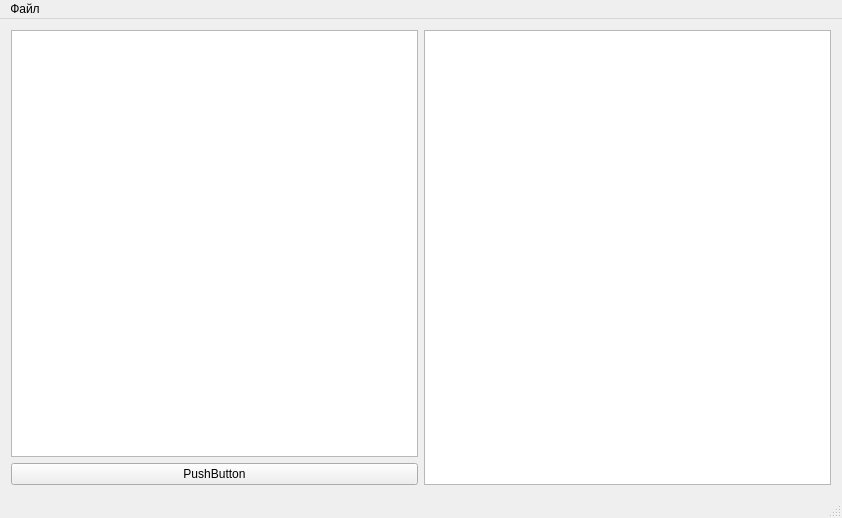
<?xml version="1.0" encoding="UTF-8"?>
<ui version="4.0">
 <class>MainWindow</class>
 <widget class="QMainWindow" name="MainWindow">
  <property name="geometry">
   <rect>
    <x>0</x>
    <y>0</y>
    <width>842</width>
    <height>518</height>
   </rect>
  </property>
  <property name="windowTitle">
   <string>MainWindow</string>
  </property>
  <widget class="QWidget" name="centralWidget">
   <layout class="QGridLayout" name="gridLayout">
    <item row="1" column="1">
     <layout class="QVBoxLayout" name="verticalLayout">
      <item>
       <layout class="QHBoxLayout" name="horizontalLayout">
        <item>
         <layout class="QVBoxLayout" name="verticalLayout_2">
          <property name="spacing">
           <number>6</number>
          </property>
          <item>
           <widget class="QListView" name="ErrorList">
            <property name="frameShadow">
             <enum>QFrame::Plain</enum>
            </property>
            <property name="editTriggers">
             <set>QAbstractItemView::NoEditTriggers</set>
            </property>
            <property name="alternatingRowColors">
             <bool>true</bool>
            </property>
            <property name="selectionMode">
             <enum>QAbstractItemView::SingleSelection</enum>
            </property>
            <property name="selectionBehavior">
             <enum>QAbstractItemView::SelectRows</enum>
            </property>
            <property name="iconSize">
             <size>
              <width>24</width>
              <height>24</height>
             </size>
            </property>
            <property name="isWrapping" stdset="0">
             <bool>false</bool>
            </property>
            <property name="resizeMode">
             <enum>QListView::Adjust</enum>
            </property>
            <property name="viewMode">
             <enum>QListView::ListMode</enum>
            </property>
            <property name="wordWrap">
             <bool>false</bool>
            </property>
           </widget>
          </item>
          <item>
           <widget class="QPushButton" name="pushButton">
            <property name="text">
             <string>PushButton</string>
            </property>
           </widget>
          </item>
         </layout>
        </item>
        <item>
         <widget class="QTextBrowser" name="ErrorDescription"/>
        </item>
       </layout>
      </item>
     </layout>
    </item>
   </layout>
  </widget>
  <widget class="QMenuBar" name="menuBar">
   <property name="geometry">
    <rect>
     <x>0</x>
     <y>0</y>
     <width>842</width>
     <height>21</height>
    </rect>
   </property>
   <widget class="QMenu" name="menu">
    <property name="title">
     <string>Файл</string>
    </property>
    <addaction name="settingsForm"/>
   </widget>
   <addaction name="menu"/>
  </widget>
  <widget class="QStatusBar" name="statusBar"/>
  <action name="settingsForm">
   <property name="text">
    <string>Настройки</string>
   </property>
  </action>
 </widget>
 <layoutdefault spacing="6" margin="11"/>
 <resources/>
 <connections/>
</ui>
